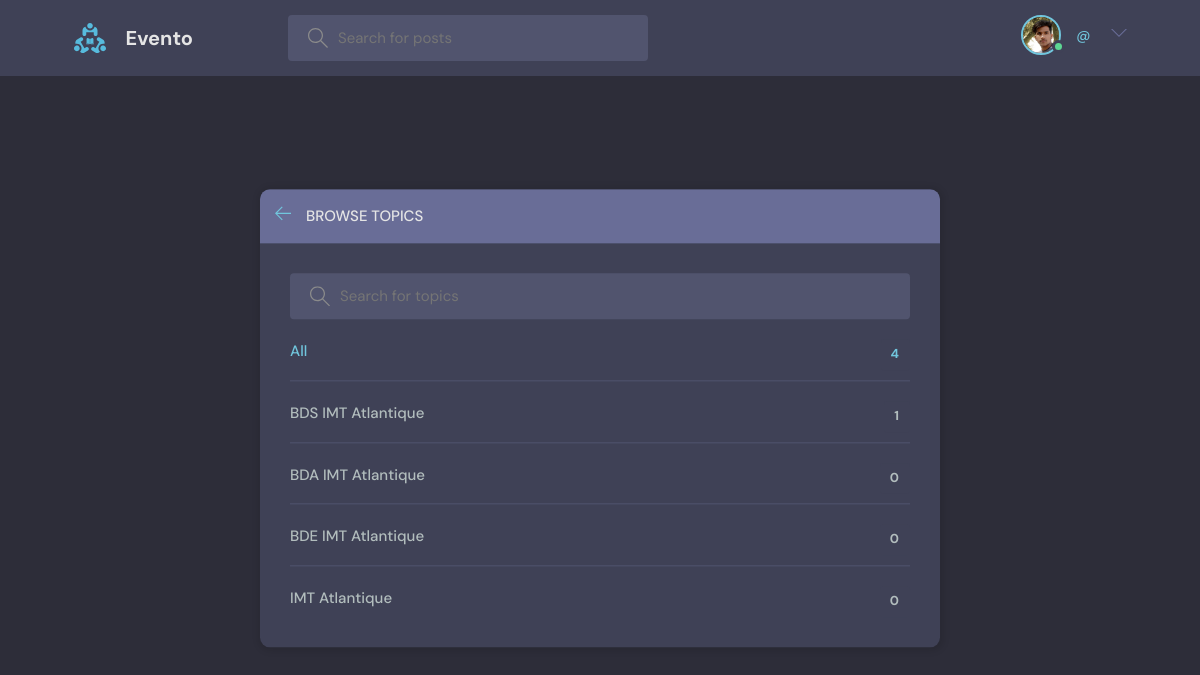
/topics/ (signed in), run on the app's committed database.
### base/models.py (models this page shows, shortened)
class User(AbstractUser):
    name = models.CharField(max_length=200, null=True)
    email = models.EmailField(unique=True, null=True)
    bio = models.TextField(null=True)
    avatar = models.ImageField(null=True, default="avatar.svg")
    USERNAME_FIELD = 'email'
    REQUIRED_FIELDS = ['username']

class Topic(models.Model):
    name = models.CharField(max_length=200)

### base/views.py (the view)
# urls.py: path('topics/', views.topicsPage, name="topics"),
def topicsPage(request):
    q = request.GET.get('q') if request.GET.get('q') != None else ''
    topics = Topic.objects.filter(name__icontains=q)
    return render(request, 'base/topics.html', {'topics': topics})

### base/templates/base/topics.html (shortened to what this page needs)
{% extends 'main.html' %}
{% block content %}
<main class="create-room layout">
  <div class="container">
    <div class="layout__box">
      <div class="layout__boxHeader">
        <div class="layout__boxTitle">
          <a href="{% url 'home' %}">
            <svg version="1.1" xmlns="http://www.w3.org/2000/svg" width="32" height="32" viewBox="0 0 32 32">
              <title>arrow-left</title>
              <path
                d="M13.723 2.286l-13.723 13.714 13.719 13.714 1.616-1.611-10.96-10.96h27.625v-2.286h-27.625l10.965-10.965-1.616-1.607z">
              </path>
            </svg>
          </a>
          <h3>Browse Topics</h3>
        </div>
      </div>
      <div class="topics-page layout__body">
        <form action="" method="GET" class="header__search">
          <label>
            <input name="q" placeholder="Search for topics" />
          </label>
        </form>
        <ul class="topics__list">
          <li>
            <a href="{% url 'topics' %}" class="active">All <span>{{topics.count}}</span></a>
          </li>
          {% for topic in topics %}
          <li>
            <a href="{% url 'home' %}?q={{topic.name}}">{{ topic.name }} <span>{{topic.room_set.all.count}}</span></a>
          </li>
          {% endfor %}
        </ul>
      </div>
    </div>
  </div>
</main>
{% endblock content %}

### templates/navbar.html (shortened to what this page needs)
{% load static %}
<header class="header header--loggedIn">
    <div class="container">
        <a href="{% url 'home' %}" class="header__logo">
            <img src="{% static 'images/logo.svg' %}" />
            <h1>Evento</h1>
        </a>
        <form class="header__search" method="GET" action="{% url 'home' %}">
            <label>
                <input Evento="q" placeholder="Search for posts" />
            </label>
        </form>
        <nav class="header__menu">
            {% if request.user.is_authenticated %}
            <div class="header__user">
                <a href="{% url 'update-user' %}">
                    <div class="avatar avatar--medium active">
                        <img src="{{request.user.avatar.url}}" />
                    </div>
                    <p>{{request.user.userEvento}} <span>@{{request.user.userEvento}}</span></p>
                </a>
                <button class="dropdown-button">
                    <svg version="1.1" xmlns="http://www.w3.org/2000/svg" width="32" height="32" viewBox="0 0 32 32">
                        <title>chevron-down</title>
                        <path d="M16 21l-13-13h-3l16 16 16-16h-3l-13 13z"></path>
                    </svg>
                </button>
            </div>
            {% else %}
            <a href="{% url 'login' %}">
                <img src="{% static 'images/avatar.svg' %}" />
                <p>Login</p>
            </a>
            {% endif %}
        </nav>
    </div>
</header>

### static/styles/style.css (style rules this page uses)
:root { --color-main: #71c6dd; --color-main-light: #e1f6fb; --color-dark: #3f4156; --color-dark-medium: #51546e; --color-dark-light: #696d97; --color-light: #e5e5e5; --color-gray: #8b8b8b; --color-light-gray: #b2bdbd; --color-bg: #2d2d39; --color-success: #5dd693; --color-error: #fc4b0b; }
* { font-family: "DM Sans", -apple-system, BlinkMacSystemFont, "Segoe UI", Roboto, Oxygen, Ubuntu, Cantarell, "Open Sans", "Helvetica Neue", sans-serif; margin: 0; padding: 0; box-sizing: border-box; text-rendering: optimizeLegibility; font-size: inherit; }
html { font-size: 56.25%; }
@media only screen and (min-width: 1200px) { html { font-size: 62.5%; } }
body { line-height: 1.6; font-weight: 400; font-size: 1.5rem; color: var(--color-light-gray); background-color: var(--color-bg); min-height: 100vh; }
img { width: 100%; }
a { display: inline-block; color: var(--color-main); text-decoration: none; }
.container { max-width: 120rem; width: 90%; margin: auto; }
.avatar { position: relative; display: inline-block; border-radius: 50%; border: 2px solid var(--color-main); }
.avatar img { display: block; border-radius: 50%; object-fit: cover; object-position: center; }
.avatar::after { content: ""; display: block; position: absolute; background-color: var(--color-gray); z-index: 111; border-radius: 50%; border: 0.3rem solid var(--color-dark); }
.avatar.active::after { background-color: var(--color-success); }
.avatar.avatar--medium img { width: 3.6rem; height: 3.6rem; border-radius: 50%; }
.avatar.avatar--medium:after { width: 0.7rem; height: 0.7rem; bottom: 0px; right: -6px; }
.header { padding: 1.5rem; background-color: var(--color-dark); }
.header > .container { display: flex; gap: 9.5rem; }
.header__logo, .header__user { display: flex; gap: 2rem; align-items: center; }
.header__logo > img { height: 3.2rem; width: 3.2rem; }
.header__logo > h1 { font-weight: 700; font-size: 2rem; color: var(--color-light); }
.header__search > label { background-color: var(--color-dark-medium); padding: 1.3rem 1rem; display: flex; align-items: center; gap: 1rem; border-radius: 4px; }
.header__search svg { fill: var(--color-gray); width: 2rem; height: 2rem; margin-left: 1rem; }
.header__search input { width: 30rem; background: transparent; border: none; outline: none; color: var(--color-light); }
.header__menu { margin-left: auto; position: relative; }
.header__menu a { display: flex; gap: 1.5rem; align-items: center; font-weight: 500; text-decoration: none; color: var(--color-gray); }
.header__menu img { height: 3.6rem; }
.header__menu p { line-height: 1.2; }
.header__menu span { color: var(--color-main); font-weight: 500; font-size: 1.4rem; display: block; }
.header__menu svg { width: 1.6rem; height: 1.6rem; fill: var(--color-dark-light); }
.dropdown-button { background: transparent; border: 0; outline: 0; cursor: pointer; }
.layout { margin-top: 2.4rem; }
.layout > .container { display: flex; justify-content: space-between; align-items: flex-start; }
.layout__box { width: 90%; max-width: 48rem; min-height: 40rem; position: absolute; top: 50%; left: 50%; transform: translate(-50%, -46%); background-color: var(--color-dark); border-radius: 1rem; box-shadow: 1px 1px 6px 3px rgba(0, 0, 0, 0.1); overflow: hidden; }
.layout__boxHeader { display: flex; padding: 1.5rem; background-color: var(--color-dark-light); }
.layout__boxTitle { display: flex; gap: 1.5rem; align-items: center; }
.layout__boxTitle h3 { text-transform: uppercase; font-weight: 500; color: var(--color-light); }
.layout__boxTitle svg { width: 1.6rem; height: 1.6rem; fill: var(--color-main); }
.layout__body { margin: 3rem; }
.topics__list { list-style: none; }
.topics__list li a { display: flex; justify-content: space-between; margin-bottom: 3rem; font-weight: 500; color: var(--color-light-gray); transition: all 0.3s ease-in-out; }
.topics__list li a.active, .topics__list li a:hover { color: var(--color-main); }
.topics__list li a span { padding: 0.5rem 1rem; background-color: var(--color-dark); border-radius: 3px; font-size: 1.3rem; font-weight: 700; letter-spacing: 1px; }
.topics-page .topics__list li:not(:last-child) a { margin: 2rem 0; padding-bottom: 1rem; text-decoration: none; border-bottom: 1px solid var(--color-dark-medium); }
.topics-page .header__search { display: block; }
.create-room.layout .layout__box { max-width: 68rem; }

### data on the page
User: user.avatar (picture)
Topic: name "BDS IMT Atlantique", room_set.all.count "1"
Topic: name "BDA IMT Atlantique", room_set.all.count "0"
Topic: name "BDE IMT Atlantique", room_set.all.count "0"
Topic: name "IMT Atlantique", room_set.all.count "0"

### other printed values
{{ topics.count }} "4"
